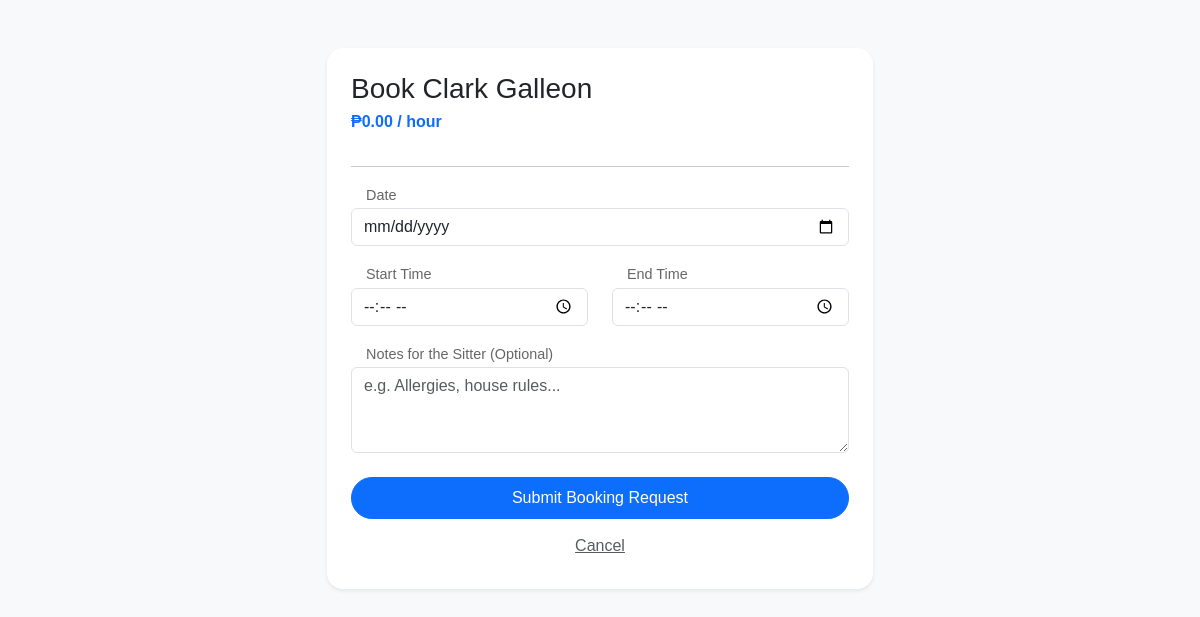
The app's page /public/guardian/bookSitter.php?sitterID=3 (signed in), older data.
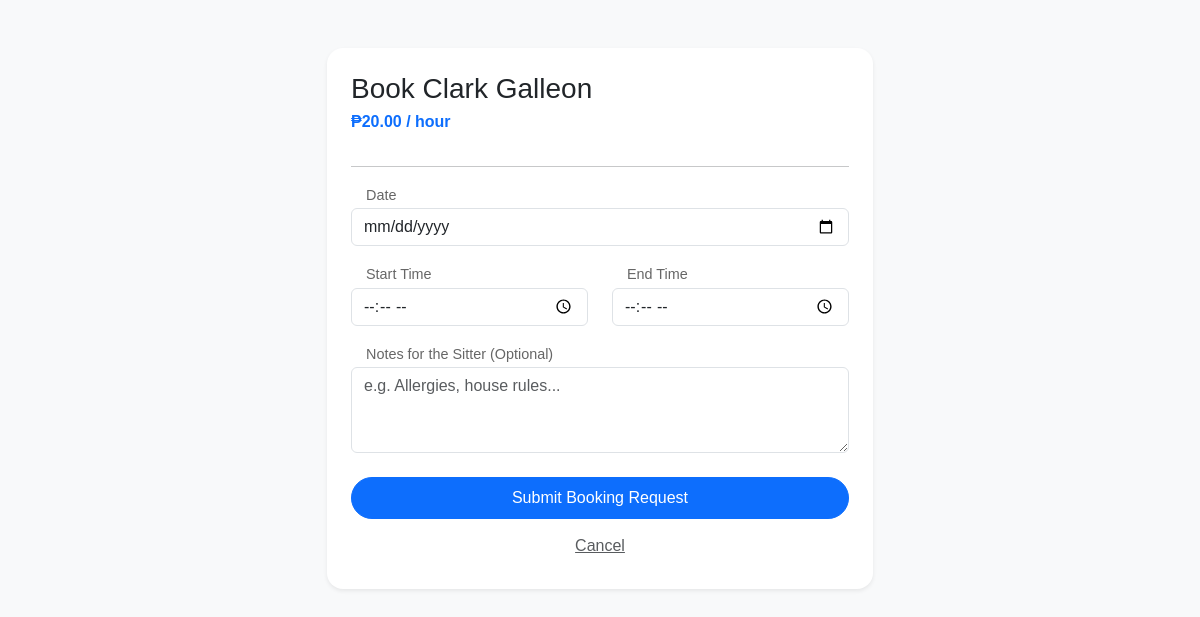
The same page, newer data.
### tables this page shows
CREATE TABLE `sitters` (
  `sitterID` int(11) NOT NULL,
  `uuid` char(36) NOT NULL,
  `userID` int(11) NOT NULL,
  `hourlyRate` decimal(10,2) NOT NULL DEFAULT 0.00,
  `experience` int(11) NOT NULL DEFAULT 0,
  `isAvailable` tinyint(1) NOT NULL DEFAULT 1,
  `ratingAverage` decimal(3,2) DEFAULT NULL,
  `verificationStatus` enum('pending','verified','rejected') NOT NULL DEFAULT 'pending',
  `createdAt` timestamp NOT NULL DEFAULT current_timestamp()
);

CREATE TABLE `users` (
  `id` int(11) NOT NULL,
  `uuid` char(36) NOT NULL,
  `firstName` varchar(100) NOT NULL,
  `middleName` varchar(100) DEFAULT NULL,
  `lastName` varchar(100) NOT NULL,
  `bio` text NOT NULL,
  `suffix` varchar(10) DEFAULT NULL,
  `birthDate` date NOT NULL,
  `sex` enum('male','female','other') NOT NULL,
  `role` enum('guardian','sitter','admin') NOT NULL DEFAULT 'guardian',
  `contactNumber` varchar(20) NOT NULL,
  `emailAddress` varchar(150) NOT NULL,
  `username` varchar(100) NOT NULL,
  `password` varchar(255) NOT NULL,
  `streetAddress` varchar(255) NOT NULL,
  `barangay` varchar(255) NOT NULL,
  `cityMunicipality` varchar(255) NOT NULL,
  `province` varchar(255) NOT NULL,
  `country` varchar(255) NOT NULL,
  `zipCode` char(10) NOT NULL,
  `dateCreated` timestamp NOT NULL DEFAULT current_timestamp(),
  `profilePic` varchar(255) NOT NULL DEFAULT 'default.jpg',
  `isActive` tinyint(1) NOT NULL DEFAULT 1,
  `deactivatedAt` datetime DEFAULT NULL
);

### public/guardian/bookSitter.php (the view, shortened to what this page needs)
<?php
require_once __DIR__ . '/../../app/middleware/auth.php';
$sitterID = $_GET['sitterID'] ?? null;
$stmt = $conn->prepare("SELECT s.*, u.firstName, u.lastName FROM sitters s JOIN users u ON s.userID = u.id WHERE s.sitterID = ?");
$stmt->bind_param("i", $sitterID);
$stmt->execute();
$sitter = $stmt->get_result()->fetch_assoc();
?>
<!DOCTYPE html>
<html lang="en">
<head>
    <link href="https://cdn.jsdelivr.net/npm/bootstrap@5.3.3/dist/css/bootstrap.min.css" rel="stylesheet">
    <link rel="stylesheet" href="../css/dashboard.css">
</head>
<body class="bg-light">
    <div class="container mt-5">
        <div class="row justify-content-center">
            <div class="col-md-6">
                <div class="card shadow-sm border-0 rounded-4 p-4">
                    <h3 class="mb-1">Book <?= htmlspecialchars($sitter['firstName'] . ' ' . $sitter['lastName']) ?></h3>
                    <p class="text-primary fw-bold">₱<?= htmlspecialchars($sitter['hourlyRate']) ?> / hour</p>
                    <hr>
                    <form action="../../app/controllers/booking/create.php" method="POST">
                        <div class="mb-3">
                            <label class="form-label">Date</label>
                            <input type="date" name="bookingDate" class="form-control" required min="<?= date('Y-m-d') ?>">
                        </div>
                        <div class="row mb-3">
                            <div class="col">
                                <label class="form-label">Start Time</label>
                                <input type="time" name="startTime" class="form-control" required>
                            </div>
                            <div class="col">
                                <label class="form-label">End Time</label>
                                <input type="time" name="endTime" class="form-control" required>
                            </div>
                        </div>
                        <div class="mb-3">
                            <label class="form-label">Notes for the Sitter (Optional)</label>
                            <textarea name="notes" class="form-control" rows="3" placeholder="e.g. Allergies, house rules..."></textarea>
                        </div>
                        <div class="d-grid gap-2 mt-4">
                            <button type="submit" class="btn btn-primary rounded-pill py-2">Submit Booking Request</button>
                            <a href="guardianDashboard.php" class="btn btn-link text-muted">Cancel</a>
                        </div>
                    </form>
                </div>
            </div>
        </div>
    </div>
</body>
</html>

Row changes from the older to the newer data that the page shows:
changed sitters "Clark Galleon": hourlyRate "0.00" → "20.00"
